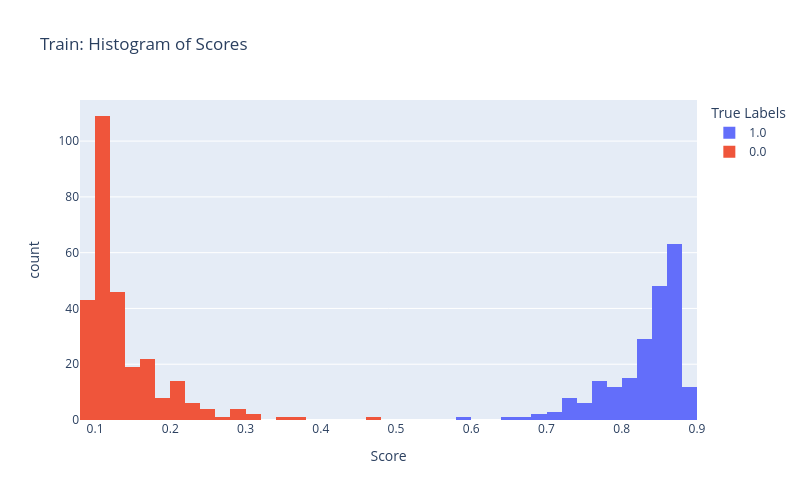
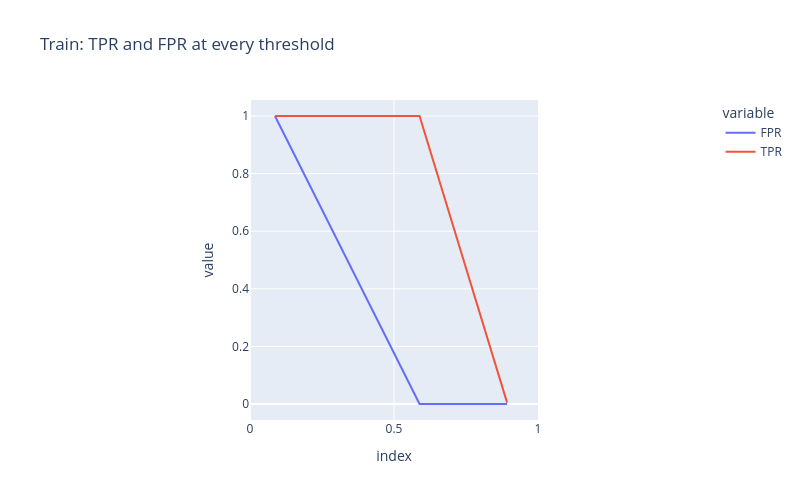
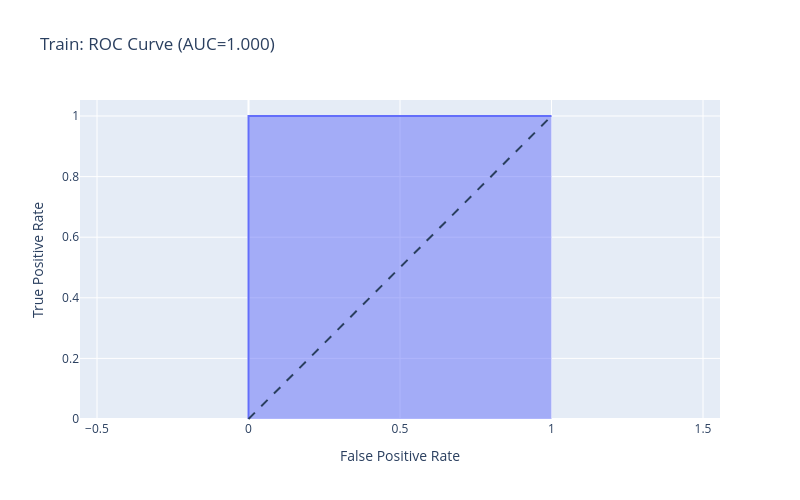
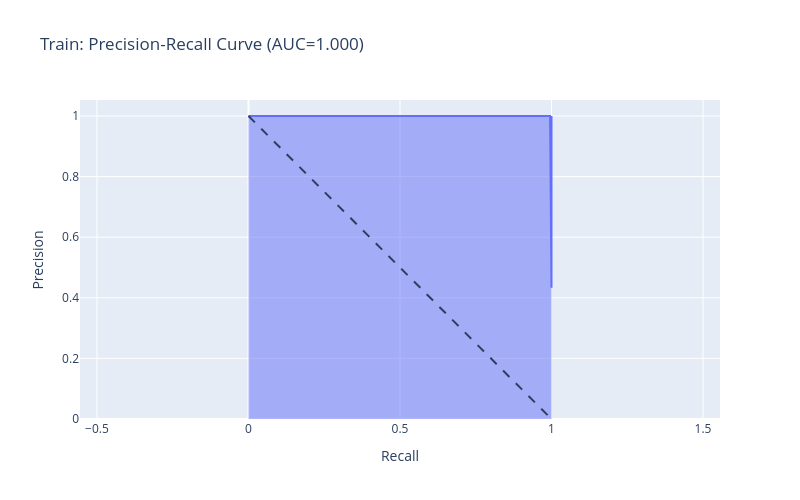

The code cell stored with these charts, in order, in its notebook:
### Code cell
for y_true, y_score, name in [(train_y_true, train_y_score, 'Train'),
                               (val_y_true, val_y_score, 'Validation')]:

# for y_true, y_score, name in [(train_y_true, train_y_score, 'Train')]:
    plot_preliminary_plots(y_true, y_score, name)
    plot_roc_curve(y_true, y_score, name)
    plot_pr_curve(y_true, y_score, name)

### Figure 1 — Plotly figure (JSON) as saved in the notebook; plotly's stock layout.template omitted (floating-point values rounded to 4 significant figures; data arrays with more than 128 entries replaced by an {"elided": "..."} marker saying what was removed)
{"data": [{"bingroup": "x", "hovertemplate": "True Labels=1.0<br>Score=%{x}<br>count=%{y}<extra></extra>", "legendgroup": "1.0", "marker": {"color": "#636efa", "pattern": {"shape": ""}}, "name": "1.0", "nbinsx": 50, "orientation": "v", "showlegend": true, "type": "histogram", "x": {"elided": "215 float values"}, "xaxis": "x", "yaxis": "y"}, {"bingroup": "x", "hovertemplate": "True Labels=0.0<br>Score=%{x}<br>count=%{y}<extra></extra>", "legendgroup": "0.0", "marker": {"color": "#EF553B", "pattern": {"shape": ""}}, "name": "0.0", "nbinsx": 50, "orientation": "v", "showlegend": true, "type": "histogram", "x": {"elided": "281 float values"}, "xaxis": "x", "yaxis": "y"}], "layout": {"barmode": "relative", "height": 500, "legend": {"title": {"text": "True Labels"}, "tracegroupgap": 0}, "title": {"text": "Train: Histogram of Scores"}, "width": 800, "xaxis": {"anchor": "y", "domain": [0, 1], "title": {"text": "Score"}}, "yaxis": {"anchor": "x", "domain": [0, 1], "title": {"text": "count"}}}}

### Figure 2 — Plotly figure (JSON) as saved in the notebook; plotly's stock layout.template omitted (floating-point values rounded to 4 significant figures)
{"data": [{"hovertemplate": "variable=FPR<br>index=%{x}<br>value=%{y}<extra></extra>", "legendgroup": "FPR", "line": {"color": "#636efa", "dash": "solid"}, "marker": {"symbol": "circle"}, "mode": "lines", "name": "FPR", "orientation": "v", "showlegend": true, "type": "scatter", "x": [Infinity, 0.8927, 0.5887, 0.08671], "xaxis": "x", "y": [0.0, 0.0, 0.0, 1.0], "yaxis": "y"}, {"hovertemplate": "variable=TPR<br>index=%{x}<br>value=%{y}<extra></extra>", "legendgroup": "TPR", "line": {"color": "#EF553B", "dash": "solid"}, "marker": {"symbol": "circle"}, "mode": "lines", "name": "TPR", "orientation": "v", "showlegend": true, "type": "scatter", "x": [Infinity, 0.8927, 0.5887, 0.08671], "xaxis": "x", "y": [0.0, 0.004651, 1.0, 1.0], "yaxis": "y"}], "layout": {"height": 500, "legend": {"title": {"text": "variable"}, "tracegroupgap": 0}, "title": {"text": "Train: TPR and FPR at every threshold"}, "width": 800, "xaxis": {"anchor": "y", "constrain": "domain", "domain": [0, 1], "range": [0, 1], "title": {"text": "index"}}, "yaxis": {"anchor": "x", "domain": [0, 1], "scaleanchor": "x", "scaleratio": 1, "title": {"text": "value"}}}}

### Figure 3 — Plotly figure (JSON) as saved in the notebook; plotly's stock layout.template omitted (floating-point values rounded to 4 significant figures)
{"data": [{"fillpattern": {"shape": ""}, "hovertemplate": "False Positive Rate=%{x}<br>True Positive Rate=%{y}<extra></extra>", "legendgroup": "", "line": {"color": "#636efa"}, "marker": {"symbol": "circle"}, "mode": "lines", "name": "", "orientation": "v", "showlegend": false, "stackgroup": "1", "type": "scatter", "x": [0.0, 0.0, 0.0, 1.0], "xaxis": "x", "y": [0.0, 0.004651, 1.0, 1.0], "yaxis": "y"}], "layout": {"height": 500, "legend": {"tracegroupgap": 0}, "shapes": [{"line": {"dash": "dash"}, "type": "line", "x0": 0, "x1": 1, "y0": 0, "y1": 1}], "title": {"text": "Train: ROC Curve (AUC=1.000)"}, "width": 800, "xaxis": {"anchor": "y", "domain": [0, 1], "title": {"text": "False Positive Rate"}}, "yaxis": {"anchor": "x", "domain": [0, 1], "scaleanchor": "x", "scaleratio": 1, "title": {"text": "True Positive Rate"}}}}

### Figure 4 — Plotly figure (JSON) as saved in the notebook; plotly's stock layout.template omitted (floating-point values rounded to 4 significant figures; data arrays with more than 128 entries replaced by an {"elided": "..."} marker saying what was removed)
{"data": [{"fillpattern": {"shape": ""}, "hovertemplate": "Recall=%{x}<br>Precision=%{y}<extra></extra>", "legendgroup": "", "line": {"color": "#636efa"}, "marker": {"symbol": "circle"}, "mode": "lines", "name": "", "orientation": "v", "showlegend": false, "stackgroup": "1", "type": "scatter", "x": {"elided": "497 float values"}, "xaxis": "x", "y": {"elided": "497 float values"}, "yaxis": "y"}], "layout": {"height": 500, "legend": {"tracegroupgap": 0}, "shapes": [{"line": {"dash": "dash"}, "type": "line", "x0": 0, "x1": 1, "y0": 1, "y1": 0}], "title": {"text": "Train: Precision-Recall Curve (AUC=1.000)"}, "width": 800, "xaxis": {"anchor": "y", "domain": [0, 1], "title": {"text": "Recall"}}, "yaxis": {"anchor": "x", "domain": [0, 1], "scaleanchor": "x", "scaleratio": 1, "title": {"text": "Precision"}}}}
